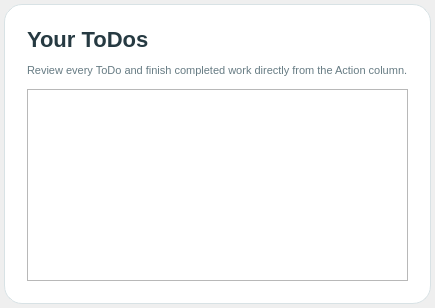
         <widget class="QWidget" name="pageTodoList">
          <layout class="QVBoxLayout" name="pageTodoListLayout">
           <property name="leftMargin">
            <number>4</number>
           </property>
           <property name="topMargin">
            <number>4</number>
           </property>
           <property name="rightMargin">
            <number>4</number>
           </property>
           <property name="bottomMargin">
            <number>4</number>
           </property>
           <item>
            <widget class="QFrame" name="listCard">
             <property name="styleSheet">
              <string>QFrame#listCard{background:#FFFFFF;border:1px solid #D8E2E5;border-radius:18px;}</string>
             </property>
             <layout class="QVBoxLayout" name="listCardLayout">
              <property name="spacing">
               <number>12</number>
              </property>
              <property name="leftMargin">
               <number>22</number>
              </property>
              <property name="topMargin">
               <number>22</number>
              </property>
              <property name="rightMargin">
               <number>22</number>
              </property>
              <property name="bottomMargin">
               <number>22</number>
              </property>
              <item>
               <widget class="QLabel" name="lblListTitle">
                <property name="text">
                 <string>Your ToDos</string>
                </property>
                <property name="styleSheet">
                 <string>font-size:22px;font-weight:850;color:#263A42;</string>
                </property>
               </widget>
              </item>
              <item>
               <widget class="QLabel" name="lblListSubtitle">
                <property name="text">
                 <string>Review every ToDo and finish completed work directly from the Action column.</string>
                </property>
                <property name="styleSheet">
                 <string>color:#667B83;font-size:11px;</string>
                </property>
               </widget>
              </item>
              <item>
               <widget class="QTableWidget" name="tableTodos">
                <property name="alternatingRowColors">
                 <bool>true</bool>
                </property>
                <property name="selectionBehavior">
                 <enum>QAbstractItemView::SelectRows</enum>
                </property>
                <property name="editTriggers">
                 <set>QAbstractItemView::NoEditTriggers</set>
                </property>
               </widget>
              </item>
             </layout>
            </widget>
           </item>
          </layout>
         </widget>
